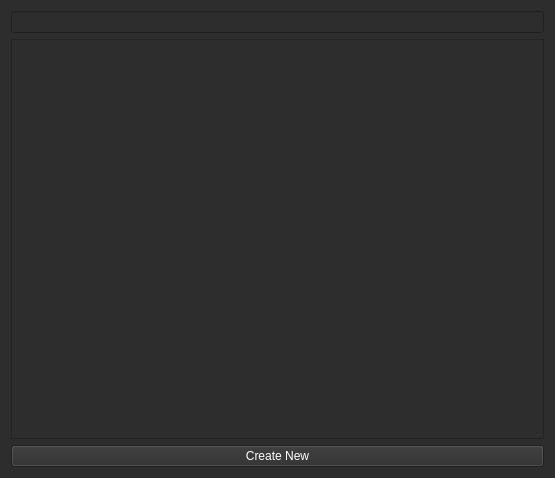
<?xml version="1.0" encoding="UTF-8"?>
<ui version="4.0">
 <class>Form</class>
 <widget class="QWidget" name="Form">
  <property name="geometry">
   <rect>
    <x>0</x>
    <y>0</y>
    <width>555</width>
    <height>478</height>
   </rect>
  </property>
  <property name="windowTitle">
   <string>Form</string>
  </property>
  <property name="styleSheet">
   <string notr="true">color: rgb(255, 255, 255);
background-color: rgb(45, 45, 45);</string>
  </property>
  <layout class="QHBoxLayout" name="horizontalLayout_4">
   <item>
    <layout class="QVBoxLayout" name="verticalLayout">
     <item>
      <widget class="QLineEdit" name="txt_search"/>
     </item>
     <item>
      <widget class="QListWidget" name="listWidget"/>
     </item>
     <item>
      <widget class="QPushButton" name="btn_create">
       <property name="text">
        <string>Create New</string>
       </property>
      </widget>
     </item>
    </layout>
   </item>
  </layout>
 </widget>
 <resources/>
 <connections/>
</ui>
